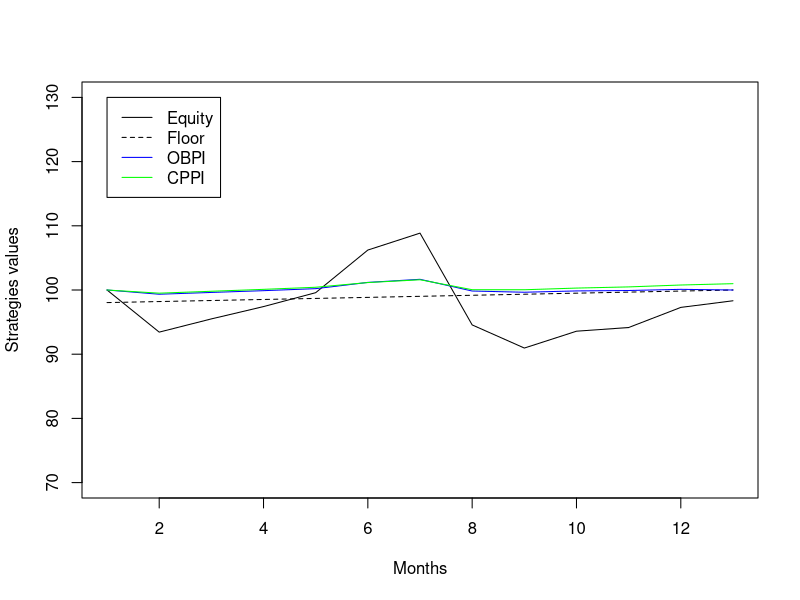
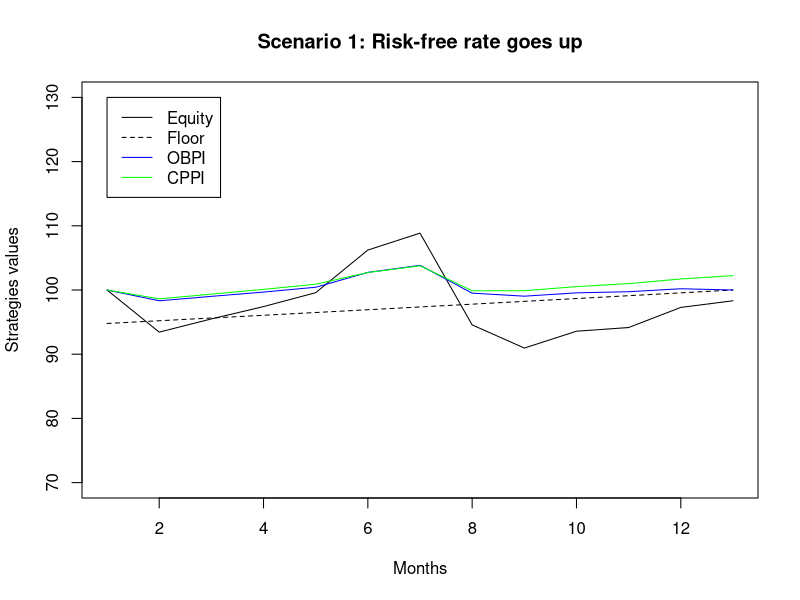
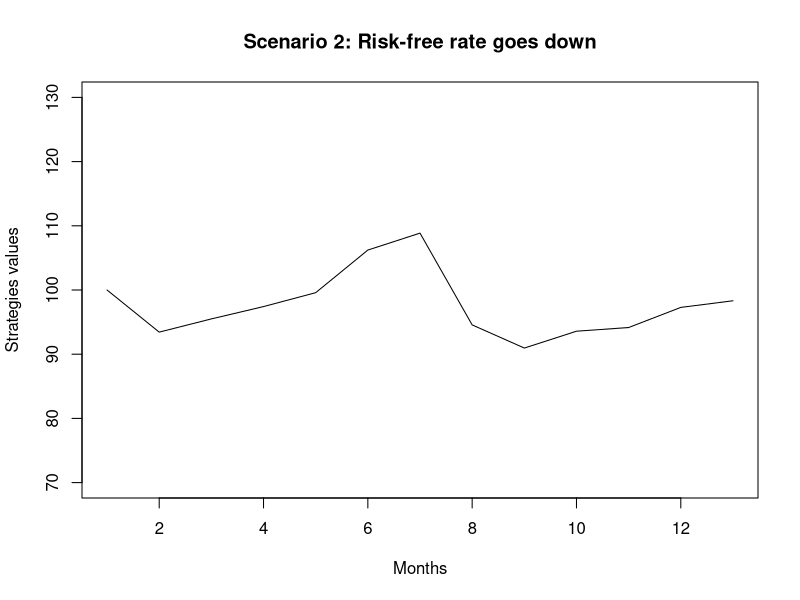

The R source for these figures, in order: (Note: this script raises an error after producing the figures.)
# Packages
library(tidyverse)
library(scales)

# Simulation Function for Different Scenarios
simulate_scenario <- function(rf_scenario) {
  # Constants
  mu <- 0.05
  sigma <- 0.20
  delta <- 1 / 12
  mat <- 1
  strike <- 100
  stress <- 0.20
  tol <- 0
  
  set.seed(1234)
  
  n <- mat / delta
  u <- runif(n)
  
  # Moments on simulation path
  rf1 <- (1 + rf_scenario) ^ delta - 1
  mu1 <- (1 + mu) ^ delta - 1
  sigma1 <- sigma * sqrt(delta)
  
  # Stock simulation
  r <- qnorm(u, mu1, sigma1)
  rPRN <- qnorm(u, rf1, sigma1)
  equity <- cumprod(c(strike, 1 + r))
  equityRNP <- cumprod(c(strike, 1 + rPRN))
  
  # Call simulation
  d0 <- ((rf_scenario - sigma^2 / 2) * (mat - (0:(n-1)) * delta) + log(equity[-(n + 1)] / strike)) / 
    (sigma * sqrt(mat - (0:(n-1)) * delta))
  d1 <- d0 + sigma * sqrt(mat - (0:(n-1)) * delta)
  call <- c(equity[-(n + 1)] * pnorm(d1) - strike * exp(-rf_scenario * (mat - (0:(n-1)) * delta)) * pnorm(d0),
            max(0, equityRNP[n + 1] - strike))
  
  # Floor simulation
  floor <- strike / (1 + rf_scenario) ^ (mat - 0:n * delta)
  
  # OBPI simulation
  gearing <- (strike - floor[1]) / call[1]
  obpi_call <- c(strike, floor[-1] + gearing * call[-1])
  
  # CPPI simulation
  cppi <- numeric(n + 1)
  cushion <- numeric(n + 1)
  multiplier <- numeric(n + 1)
  expo_exante <- numeric(n + 1)
  expo_expost <- numeric(n + 1)
  
  cppi[1] <- strike
  cushion[1] <- cppi[1] - floor[1]
  multiplier[1] <- 1 / stress
  expo_exante[1] <- multiplier[1] * cushion[1]
  expo_expost[1] <- expo_exante[1]
  boundary_inf <- multiplier[1] * (1 - tol)
  boundary_sup <- multiplier[1] * (1 + tol)
  
  for (i in 1:n) {
    expo_exante[i + 1] <- expo_expost[i] * equity[i + 1] / equity[i]
    cppi[i + 1] <- expo_exante[i + 1] + (cppi[i] - expo_expost[i]) * floor[i + 1] / floor[i]
    cushion[i + 1] <- cppi[i + 1] - floor[i + 1]
    multiplier[i + 1] <- expo_exante[i + 1] / cushion[i + 1]
    expo_expost[i + 1] <- ifelse(multiplier[i + 1] < boundary_inf || multiplier[i + 1] > boundary_sup, multiplier[1], multiplier[i + 1]) * 
      ifelse(cushion[i + 1] < 0, 0, cushion[i + 1])
  }
  
  return(list(equity = equity, floor = floor, obpi_call = obpi_call, cppi = cppi))
}

# Starting scenario
scenario_0 <- simulate_scenario(0.02)
plot(scenario_0$equity, type = 'l', ylab = 'Strategies values', xlab = 'Months', ylim = c(70, 130))
lines(scenario_0$floor, lty = 2)
lines(scenario_0$obpi_call, col = 'blue')
lines(scenario_0$cppi, col = 'green')
legend(1, 130, c("Equity", "Floor", "OBPI", "CPPI"), col = c("black", "black", "blue", "green"), lty = c(1, 2, 1, 1))

# Scenario 1: Increase in interest rates
scenario_1 <- simulate_scenario(0.055)
plot(scenario_1$equity, main = "Scenario 1: Risk-free rate goes up", type = 'l', ylab = 'Strategies values', xlab = 'Months', ylim = c(70, 130))
lines(scenario_1$floor, lty = 2)
lines(scenario_1$obpi_call, col = 'blue')
lines(scenario_1$cppi, col = 'green')
legend(1, 130, c("Equity", "Floor", "OBPI", "CPPI"), col = c("black", "black", "blue", "green"), lty = c(1, 2, 1, 1))

# Scenario 2: Decrease in interest rates
scenario_2 <- simulate_scenario(0.005)
plot(scenario_2$equity, main = "Scenario 2: Risk-free rate goes down", type = 'l', ylab = 'Strategies values', xlab = 'Months', ylim = c(70, 130))
lines(floor, lty = 2)
lines(obpi_call, col = 'blue')
lines(cppi, col = 'green')
leg.txt <- c("Equity", "Floor", "OBPI", "CPPI")
legend(1, 130, leg.txt, col = c("black", "black", "blue", "green"), lty = c(1, 2, 1, 1))












# # Modify the simulate_scenario function to accept sigma, mu, and strike as parameters
# simulate_scenario <- function(rf_scenario, stress = 0.20, sigma = 0.20, mu = 0.05, strike = 100) {
#   # Constants
#   mu <- 0.05
#   sigma <- 0.20
#   delta <- 1 / 12
#   mat <- 1
#   strike <- 100
#   stress <- 0.20
#   tol <- 0
#   
#   set.seed(1234)
#   
#   n <- mat / delta
#   u <- runif(n)
#   
#   # Moments on simulation path
#   rf1 <- (1 + rf_scenario) ^ delta - 1
#   mu1 <- (1 + mu) ^ delta - 1
#   sigma1 <- sigma * sqrt(delta)
#   
#   # Stock simulation
#   r <- qnorm(u, mu1, sigma1)
#   rPRN <- qnorm(u, rf1, sigma1)
#   equity <- cumprod(c(strike, 1 + r))
#   equityRNP <- cumprod(c(strike, 1 + rPRN))
#   
#   # Call simulation
#   d0 <- ((rf_scenario - sigma^2 / 2) * (mat - (0:(n-1)) * delta) + log(equity[-(n + 1)] / strike)) / 
#     (sigma * sqrt(mat - (0:(n-1)) * delta))
#   d1 <- d0 + sigma * sqrt(mat - (0:(n-1)) * delta)
#   call <- c(equity[-(n + 1)] * pnorm(d1) - strike * exp(-rf_scenario * (mat - (0:(n-1)) * delta)) * pnorm(d0),
#             max(0, equityRNP[n + 1] - strike))
#   
#   # Floor simulation
#   floor <- strike / (1 + rf_scenario) ^ (mat - 0:n * delta)
#   
#   # OBPI simulation
#   gearing <- (strike - floor[1]) / call[1]
#   obpi_call <- c(strike, floor[-1] + gearing * call[-1])
#   
#   # CPPI simulation
#   cppi <- numeric(n + 1)
#   cushion <- numeric(n + 1)
#   multiplier <- numeric(n + 1)
#   expo_exante <- numeric(n + 1)
#   expo_expost <- numeric(n + 1)
#   
#   cppi[1] <- strike
#   cushion[1] <- cppi[1] - floor[1]
#   multiplier[1] <- 1 / stress
#   expo_exante[1] <- multiplier[1] * cushion[1]
#   expo_expost[1] <- expo_exante[1]
#   boundary_inf <- multiplier[1] * (1 - tol)
#   boundary_sup <- multiplier[1] * (1 + tol)
#   
#   for (i in 1:n) {
#     expo_exante[i + 1] <- expo_expost[i] * equity[i + 1] / equity[i]
#     cppi[i + 1] <- expo_exante[i + 1] + (cppi[i] - expo_expost[i]) * floor[i + 1] / floor[i]
#     cushion[i + 1] <- cppi[i + 1] - floor[i + 1]
#     multiplier[i + 1] <- expo_exante[i + 1] / cushion[i + 1]
#     expo_expost[i + 1] <- ifelse(multiplier[i + 1] < boundary_inf || multiplier[i + 1] > boundary_sup, multiplier[1], multiplier[i + 1]) * 
#       ifelse(cushion[i + 1] < 0, 0, cushion[i + 1])
#   }
#   
#   return(list(equity = equity, floor = floor, obpi_call = obpi_call, cppi = cppi))
# }
# 
# # Sensitivity Analysis on Different Parameters
# stress_values <- seq(0.10, 0.30, by = 0.01)
# sigma_values <- seq(0.10, 0.30, by = 0.01)
# mu_values <- seq(0.01, 0.09, by = 0.01)
# strike_values <- seq(90, 110, by = 1)
# 
# results_stress <- lapply(stress_values, function(stress) simulate_scenario(0.02, stress))
# results_sigma <- lapply(sigma_values, function(sigma) simulate_scenario(0.02, stress = 0.20, sigma = sigma))
# results_mu <- lapply(mu_values, function(mu) simulate_scenario(0.02, stress = 0.20, mu = mu))
# results_strike <- lapply(strike_values, function(strike) simulate_scenario(0.02, strike = strike))
# 
# # Plotting the results
# par(mfrow = c(4, 2))  # Use a 4x2 plotting area for 4 parameters and 2 strategies
# 
# # OBPI Sensitivity Plots
# plot(stress_values, sapply(results_stress, function(res) tail(res$obpi_call, 1)), 
#      type = 'b', col = 'blue', xlab = 'Stress Value', ylab = 'OBPI Value at Maturity', main = "OBPI Sensitivity to Stress Value")
# 
# plot(sigma_values, sapply(results_sigma, function(res) tail(res$obpi_call, 1)), 
#      type = 'b', col = 'blue', xlab = 'Volatility (Sigma)', ylab = 'OBPI Value at Maturity', main = "OBPI Sensitivity to Sigma")
# 
# plot(mu_values, sapply(results_mu, function(res) tail(res$obpi_call, 1)), 
#      type = 'b', col = 'blue', xlab = 'Return (Mu)', ylab = 'OBPI Value at Maturity', main = "OBPI Sensitivity to Mu")
# 
# plot(strike_values, sapply(results_strike, function(res) tail(res$obpi_call, 1)), 
#      type = 'b', col = 'blue', xlab = 'Strike Price', ylab = 'OBPI Value at Maturity', main = "OBPI Sensitivity to Strike Price")
# 
# # CPPI Sensitivity Plots
# plot(stress_values, sapply(results_stress, function(res) tail(res$cppi, 1)), 
#      type = 'b', col = 'green', xlab = 'Stress Value', ylab = 'CPPI Value at Maturity', main = "CPPI Sensitivity to Stress Value")
# 
# plot(sigma_values, sapply(results_sigma, function(res) tail(res$cppi, 1)), 
#      type = 'b', col = 'green', xlab = 'Volatility (Sigma)', ylab = 'CPPI Value at Maturity', main = "CPPI Sensitivity to Sigma")
# 
# plot(mu_values, sapply(results_mu, function(res) tail(res$cppi, 1)), 
#      type = 'b', col = 'green', xlab = 'Return (Mu)', ylab = 'CPPI Value at Maturity', main = "CPPI Sensitivity to Mu")
# 
# plot(strike_values, sapply(results_strike, function(res) tail(res$cppi, 1)), 
#      type = 'b', col = 'green', xlab = 'Strike Price', ylab = 'CPPI Value at Maturity', main = "CPPI Sensitivity to Strike Price")











# Packages
library(tidyverse)
library(scales)

# Simulation Function for Different Scenarios
simulate_scenario <- function(rf_scenario, stress = 0.20, sigma = 0.20, mu = 0.05, strike = 100) {
  delta <- 1 / 12
  mat <- 1
  tol <- 0
  
  set.seed(1234)
  
  n <- mat / delta
  u <- runif(n)
  
  # Moments on simulation path
  rf1 <- (1 + rf_scenario) ^ delta - 1
  mu1 <- (1 + mu) ^ delta - 1
  sigma1 <- sigma * sqrt(delta)
  
  # Stock simulation
  r <- qnorm(u, mu1, sigma1)
  rPRN <- qnorm(u, rf1, sigma1)
  equity <- cumprod(c(strike, 1 + r))
  equityRNP <- cumprod(c(strike, 1 + rPRN))
  
  # Call simulation
  d0 <- ((rf_scenario - sigma^2 / 2) * (mat - (0:(n-1)) * delta) + log(equity[-(n + 1)] / strike)) / 
    (sigma * sqrt(mat - (0:(n-1)) * delta))
  d1 <- d0 + sigma * sqrt(mat - (0:(n-1)) * delta)
  call <- c(equity[-(n + 1)] * pnorm(d1) - strike * exp(-rf_scenario * (mat - (0:(n-1)) * delta)) * pnorm(d0),
            max(0, equityRNP[n + 1] - strike))
  
  # Floor simulation
  floor <- strike / (1 + rf_scenario) ^ (mat - 0:n * delta)
  
  # OBPI simulation
  gearing <- (strike - floor[1]) / call[1]
  obpi_call <- c(strike, floor[-1] + gearing * call[-1])
  
  # CPPI simulation
  cppi <- numeric(n + 1)
  cushion <- numeric(n + 1)
  multiplier <- numeric(n + 1)
  expo_exante <- numeric(n + 1)
  expo_expost <- numeric(n + 1)
  
  cppi[1] <- strike
  cushion[1] <- cppi[1] - floor[1]
  multiplier[1] <- 1 / stress
  expo_exante[1] <- multiplier[1] * cushion[1]
  expo_expost[1] <- expo_exante[1]
  boundary_inf <- multiplier[1] * (1 - tol)
  boundary_sup <- multiplier[1] * (1 + tol)
  
  for (i in 1:n) {
    expo_exante[i + 1] <- expo_expost[i] * equity[i + 1] / equity[i]
    cppi[i + 1] <- expo_exante[i + 1] + (cppi[i] - expo_expost[i]) * floor[i + 1] / floor[i]
    cushion[i + 1] <- cppi[i + 1] - floor[i + 1]
    multiplier[i + 1] <- expo_exante[i + 1] / cushion[i + 1]
    expo_expost[i + 1] <- ifelse(multiplier[i + 1] < boundary_inf || multiplier[i + 1] > boundary_sup, multiplier[1], multiplier[i + 1]) * 
      ifelse(cushion[i + 1] < 0, 0, cushion[i + 1])
  }
  
  return(list(equity = equity, floor = floor, obpi_call = obpi_call, cppi = cppi))
}

# Function to plot results
plot_results <- function(scenario, title) {
  plot(scenario$equity, main = title, type = 'l', ylab = 'Strategies values', xlab = 'Months', ylim = c(70, 130))
  lines(scenario$floor, lty = 2)
  lines(scenario$obpi_call, col = 'blue')
  lines(scenario$cppi, col = 'green')
  legend(1, 130, c("Equity", "Floor", "OBPI", "CPPI"), col = c("black", "black", "blue", "green"), lty = c(1, 2, 1, 1))
}

# Starting scenario
par(mfrow = c(2, 2))  # Using 2x2 for now. Adjust as needed.
scenario_0 <- simulate_scenario(0.02)
plot_results(scenario_0, "Starting Scenario")

# Scenario 1: Increase in interest rates
scenario_1 <- simulate_scenario(0.055)
plot_results(scenario_1, "Scenario 1: Risk-free rate goes up")

# Scenario 2: Decrease in interest rates
scenario_2 <- simulate_scenario(0.005)
plot_results(scenario_2, "Scenario 2: Risk-free rate goes down")

# Sensitivity Analysis on Different Parameters (and plotting some of them)
stress_values <- seq(0.10, 0.30, by = 0.01)
results_stress <- lapply(stress_values, function(stress) simulate_scenario(0.02, stress))
# Plotting the results of the first stress scenario for illustration
plot_results(results_stress[[1]], "Scenario 3: Stress variation")

# Additional sensitivity analyses can be plotted similarly.

# Reset the plot layout
par(mfrow = c(1, 1))










